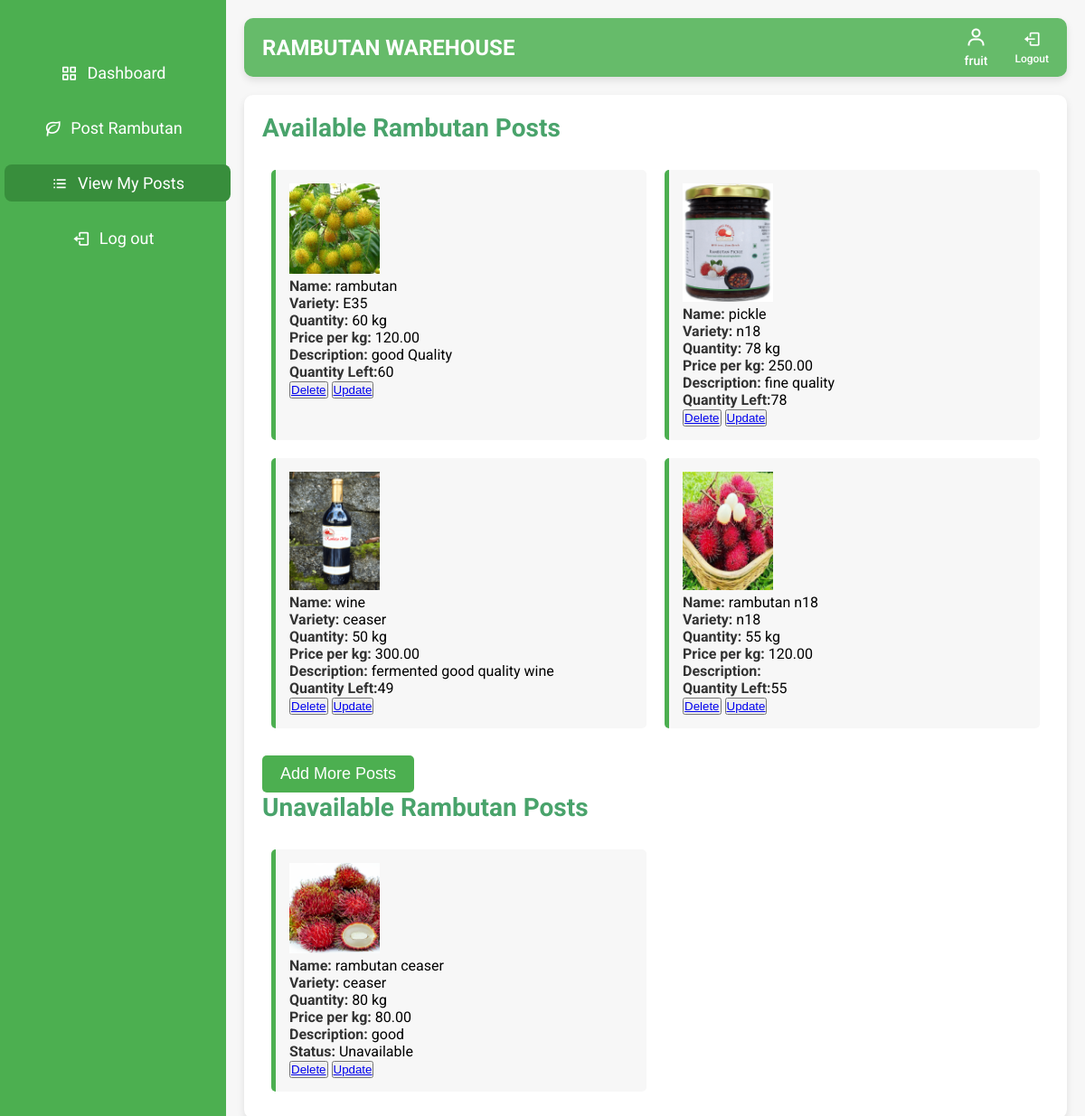
Page /view_posts/ (signed in) on the earlier database version.
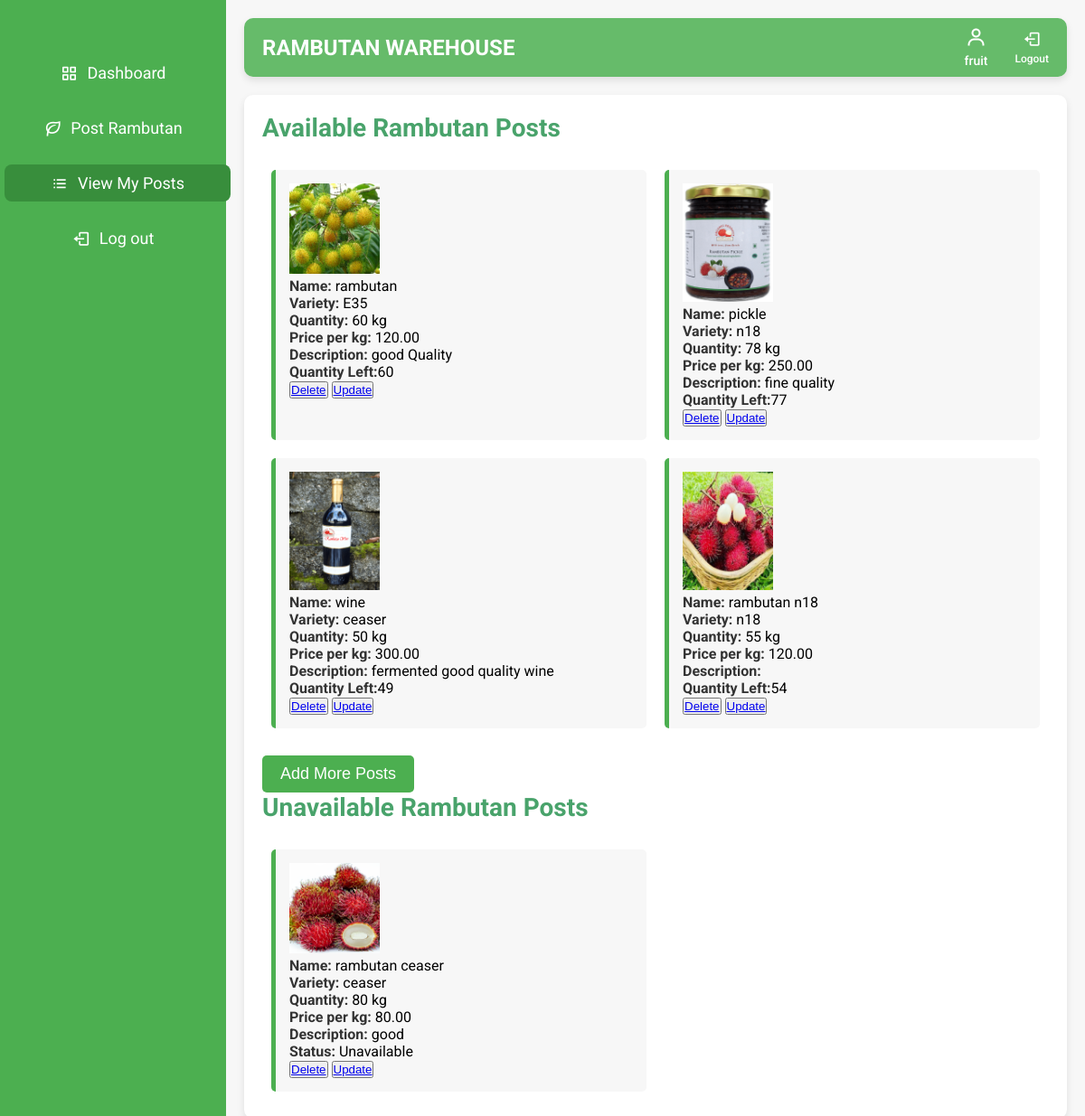
Same page on the later database version.
### warehouse/models.py (models this page shows, shortened)
class RambutanPost(models.Model):
    farmer = models.ForeignKey('FarmerDetails', on_delete=models.CASCADE, related_name='rambutan_posts')
    name = models.CharField(max_length=255)
    variety = models.CharField(max_length=100)
    quantity = models.PositiveIntegerField()
    quantity_left = models.PositiveIntegerField(default=0)  # Quantity left after sales
    price_per_kg = models.DecimalField(max_digits=10, decimal_places=2)
    image = models.ImageField(upload_to='rambutan_images/', blank=True, null=True)
    description = models.TextField(blank=True, null=True)
    created_at = models.DateTimeField(auto_now_add=True)
    is_available = models.BooleanField(default=True)  # Whether the post is still available

### warehouse/views.py (the view)
# urls.py: path('view_posts/',views.view_posts,name='view_posts'),
@login_required
def view_posts(request):
    user = request.user
    try:
        farmer_details = user.farmerdetails  # Assuming you have FarmerDetails linked to the user
        available_posts = RambutanPost.objects.filter(farmer=farmer_details, is_available=True)
        unavailable_posts = RambutanPost.objects.filter(farmer=farmer_details, is_available=False)
    except FarmerDetails.DoesNotExist:
        return redirect('farmer_details')  # Redirect if farmer details don't exist
    context = {
        'available_posts': available_posts,
        'unavailable_posts': unavailable_posts,
        'user': user
    }
    return render(request, 'view_posts.html', context)

### warehouse/templates/view_posts.html (shortened to what this page needs)
<!DOCTYPE html>
<html lang="en" dir="ltr">
<head>
  <link href="https://unpkg.com/boxicons@2.0.7/css/boxicons.min.css" rel="stylesheet">
  <link href="https://cdn.jsdelivr.net/npm/sweetalert2@11/dist/sweetalert2.min.css" rel="stylesheet">
</head>
<body>
  <div class="sidebar">
    <ul class="nav-links">
      <li>
        <a href="{% url 'farmer_dashboard' %}">
          <i class='bx bx-grid-alt'></i>
          <span class="links_name">Dashboard</span>
        </a>
      </li>
      <li>
        <a href="{% url 'post_rambutan' %}">
          <i class='bx bx-leaf'></i>
          <span class="links_name">Post Rambutan</span>
        </a>
      </li>
      <li>
        <a href="{% url 'view_posts' %}" class="active">
          <i class='bx bx-list-ul'></i>
          <span class="links_name">View My Posts</span>
        </a>
      </li>
      <li class="log_out">
        <a href="{% url 'logout' %}">
          <i class='bx bx-log-out'></i>
          <span class="links_name">Log out</span>
        </a>
      </li>
    </ul>
  </div>
  <section class="home-section">
    <nav class="top-navbar">
      <div class="logo">
        <span class="logo-text">Rambutan Warehouse</span>
      </div>
      <ul class="nav-icons">
        <li class="user-profile">
          <a href="#">
            <i class='bx bx-user'></i>
            <span class="icon-name">{{ user.name }}</span>
          </a>
        </li>
        <li>
          <a href="{% url 'logout' %}">
            <i class='bx bx-log-out'></i>
            <span class="icon-name">Logout</span>
          </a>
        </li>
      </ul>
    </nav>
    <div class="home-content">
      <div class="posts-section">
        <h2>Available Rambutan Posts</h2>
        <ul>
          {% for post in available_posts %}
          <li>
            <img src="/media/{{ post.image }}" alt="{{ post.name }}" width="100px"><br>
            <strong>Name:</strong> {{ post.name }}<br>
            <strong>Variety:</strong> {{ post.variety }}<br>
            <strong>Quantity:</strong> {{ post.quantity }} kg<br>
            <strong>Price per kg:</strong> {{ post.price_per_kg }}<br>
            <strong>Description:</strong> {{ post.description }}<br>
            <strong>Quantity Left:</strong>{{ post.quantity_left }}<br>
            <button><a href="{% url 'delete_post' post.id %}">Delete</a></button>
            <button><a href="{% url 'update_post' post.id %}">Update</a></button>
          </li>
          {% empty %}
          <li>No available posts found. Add your first rambutan post.</li>
          {% endfor %}
        </ul>
        <a href="{% url 'post_rambutan' %}">
          <button class="submit-button">Add More Posts</button>
        </a>
      </div>
      <div class="posts-section">
        <h2>Unavailable Rambutan Posts</h2>
        <ul>
          {% for post in unavailable_posts %}
          <li>
            <img src="/media/{{ post.image }}" alt="{{ post.name }}" width="100px"><br>
            <strong>Name:</strong> {{ post.name }}<br>
            <strong>Variety:</strong> {{ post.variety }}<br>
            <strong>Quantity:</strong> {{ post.quantity }} kg<br>
            <strong>Price per kg:</strong> {{ post.price_per_kg }}<br>
            <strong>Description:</strong> {{ post.description }}<br>
            <strong>Status:</strong> Unavailable<br>
            <button><a href="{% url 'delete_post' post.id %}">Delete</a></button>
            <button><a href="{% url 'update_post' post.id %}">Update</a></button>
          </li>
          {% empty %}
          <li>No unavailable posts found.</li>
          {% endfor %}
        </ul>
      </div>
    </div>
  </section>
</body>
</html>

Differences in the rows shown:
changed RambutanPost "pickle": quantity_left "78" → "77"
changed RambutanPost "rambutan n18": quantity_left "55" → "54"
